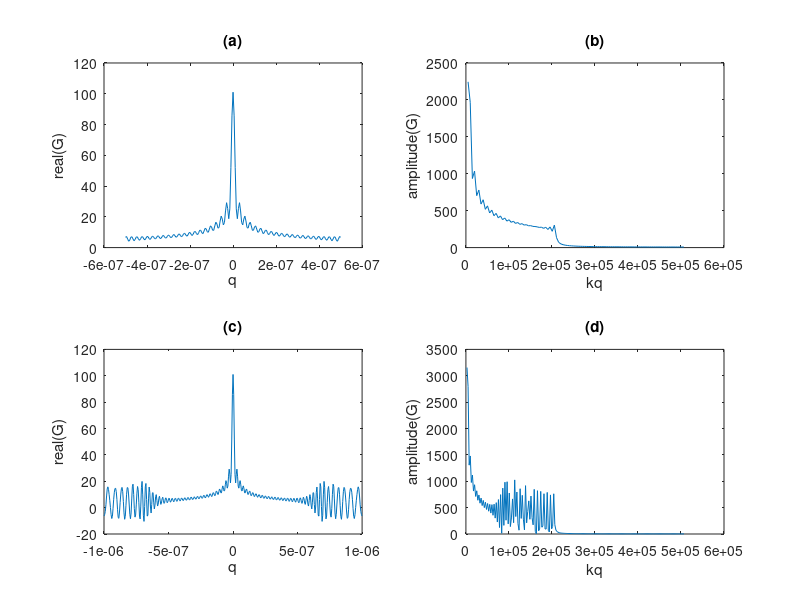

This chart was generated by the following MATLAB code:
clear
l=-2000:40:2000;
dq=0.5e-8;
PMAX=5e-7;
PMIN=-PMAX;
p1=PMIN:dq:PMAX;
p2=0;
w=2*pi*10;
for ii=1:length(p1);
   G(ii)=sum(exp(-i*w*(p2-p1(ii))*l.^2));
end;
GK=abs(fft(G));
kpaxis=1:round(length(p1)/2);
Nyquist=1/(2*w*pi*dq);
kpaxis=kpaxis*Nyquist/max(kpaxis);
subplot(221),plot(p1,real(G)), title('(a)');xlabel('q');ylabel('real(G)');
subplot(222),plot(kpaxis,GK(1:round(length(p1)/2))); title('(b)');xlabel('kq');ylabel('amplitude(G)');
clear
l=-2000:40:2000;
dq=0.5e-8;
PMAX=10e-7;
PMIN=-PMAX;
p1=PMIN:dq:PMAX;

p2=0;
w=2*pi*10;
for ii=1:length(p1);
   G(ii)=sum(exp(-i*w*(p2-p1(ii))*l.^2));
end;
GK=abs(fft(G));
kpaxis=1:round(length(p1)/2);
Nyquist=1/(2*w*pi*dq);
kpaxis=kpaxis*Nyquist/max(kpaxis);
subplot(223),plot(p1,real(G)), title('(c)');xlabel('q');ylabel('real(G)');
subplot(224),plot(kpaxis,GK(1:round(length(p1)/2))); title('(d)');xlabel('kq');ylabel('amplitude(G)');
